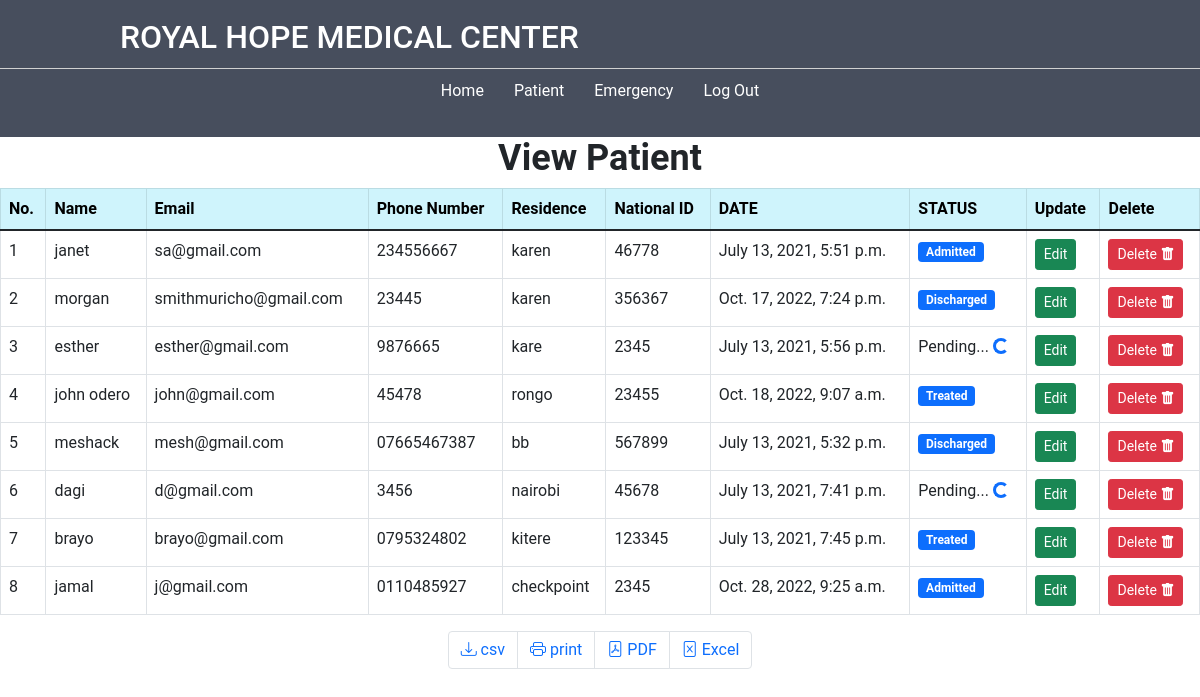
/View_patient, run on the app's committed database.
### hospital/models.py (models this page shows, shortened)
class Patient(models.Model):
    first_name = models.CharField(max_length=30)
    email = models.CharField(max_length=50)
    phone_number = models.CharField(max_length=20)
    residence = models.CharField(max_length=50)
    national_id = models.PositiveIntegerField()
    date = models.DateTimeField(auto_now_add=True)
    symptoms= models.CharField(max_length=100, default='')
    disease= models.CharField(max_length=30, default='')
    status = models.CharField(max_length=30, default='')

### hospital/views.py (the view)
# urls.py: path('View_patient', views.View_patient, name = 'View_patient'),
def View_patient(request):
    mydata = Patient.objects.all().values()
    context = {'mymembers': mydata}
    return render(request, 'hospital/View_patient.html', context)

### hospital/templates/hospital/View_patient.html (shortened to what this page needs)
{% load static %}
<!DOCTYPE html>
<html>
	<link rel="stylesheet" href="{% static 'bootstrap.min.css' %}">
	<link rel="stylesheet" href="{% static 'bootstrap-icons.css' %}">
	<link rel="stylesheet" href="{% static 'hello.css' %}">
	<head>
	</head>
	<body>
	<nav class="navbar">
		<div class="heading">
			<h2>ROYAL HOPE MEDICAL CENTER</h2>
	</div>
		<ul class="links-container">
			<li class="link-item"><a href="{%url 'hello'%}">Home</a></li>
			<div class="dropdown">
				<button class="dropbtn">Patient</button>
			  </div>
			<li class="link-item"><a href="{%url 'Emergency'%}">Emergency</a></li>
			<li class="link-item"><a href="{%url 'Receptionist'%}">Log Out</a></li>
		</ul>
	</nav>
	<h1 style="text-align: center;">View Patient</h1>
</body>
</html>
	<table class="table table-condensed table-bordered">
		<thead>
			<tr class="table-info">
                <th>No.</th>
				<th>Name</th>
				<th>Email</th>
				<th>Phone Number</th>
				<th>Residence</th>
				<th>National ID</th>
				<th>DATE</th>
				<th>STATUS</th>
				<th>Update</th>
				<th>Delete</th>
			</tr>
			</thead>
			{% for x in mymembers %}
				<tr>
					<td>{{forloop.counter}}</td>
                   <td>{{ x.first_name}}</td>
				   <td>{{ x.email}}</td>
				   <td>{{ x.phone_number}}</td>
				   <td>{{ x.residence}}</td>
				   <td>{{ x.national_id}}</td>
				   <td>{{ x.date}}</td>
				   <td>{% if x.status == "" %}Pending... <span class="spinner-border spinner-border-sm text-primary" role="status" aria-hidden="true"></span>{% else %}<span class="badge bg-primary">{{ x.status }}</span>{% endif %}</td>
				   <td><a href="{% url 'edit_patient' x.id %}" class="btn btn-success btn-sm">Edit</a></td>
				   <td><a href="{% url 'delete_patient' x.id %}" class="btn btn-danger btn-sm">Delete <i class="bi bi-trash-fill"></i></a></td>
				</tr>
		    {%endfor%}
			</table>
			<nav aria-label="Page navigation example">
				<ul class="pagination justify-content-center export-pagination">
					<li class="page-item">
						<a class="page-link" href="#"><span class="bi bi-download"></span> csv</a>
					</li>
					<li class="page-item">
						<a class="page-link" href="#"><span class="bi bi-printer"></span>  print</a>
					</li>
					<li class="page-item">
						<a class="page-link" href="#"><span class="bi bi-file-pdf"></span> PDF</a>
					</li>
					<li class="page-item">
						<a class="page-link" href="#"><span class="bi bi-file-excel"></span> Excel</a>
					</li>
				</ul>
			</nav
	</body>
</html>

### static/css/hello.css (style rules this page uses)
.navbar { position: sticky; top: 0; left: 0; width: 100%; background: #474e5d; z-index: 9; }
* { margin: 0; padding: 0; box-sizing: border-box; font-family: 'roboto', sans-serif; }
.heading { color: white; text-align: left; font-family: Verdana, Geneva, Tahoma, sans-serif; padding: 10px 10vw; display: flex; justify-content: space-between; height: 60px; }
.links-container { width: 100%; display: flex; padding: 10px 10vw; justify-content: center; list-style: none; border-top: 1px solid #d1d1d1; }
.link-item a { text-transform: capitalize; padding: 0 10px; margin: 0 5px; text-decoration: none; color: white; }
.dropbtn { background-color: #474e5d; color: white; font-size: 16px; border: none; padding: 0 10px; margin: 0 5px; }
.dropdown { position: relative; display: inline-block; }
h1 { font-size: 36px; font-weight: 600; }

### data on the page
Patient: first_name "janet", email "sa@gmail.com", phone_number "234556667", residence "karen", national_id "46778", date "July 13, 2021, 5:51 p.m.", status "Admitted"
Patient: first_name "morgan", email "smithmuricho@gmail.com", phone_number "23445", residence "karen", national_id "356367", date "Oct. 17, 2022, 7:24 p.m.", status "Discharged"
Patient: first_name "esther", email "esther@gmail.com", phone_number "9876665", residence "kare", national_id "2345", date "July 13, 2021, 5:56 p.m.", status "Pending..."
Patient: first_name "john odero", email "john@gmail.com", phone_number "45478", residence "rongo", national_id "23455", date "Oct. 18, 2022, 9:07 a.m.", status "Treated"
Patient: first_name "meshack", email "mesh@gmail.com", phone_number "07665467387", residence "bb", national_id "567899", date "July 13, 2021, 5:32 p.m.", status "Discharged"
Patient: first_name "dagi", email "d@gmail.com", phone_number "3456", residence "nairobi", national_id "45678", date "July 13, 2021, 7:41 p.m.", status "Pending..."
Patient: first_name "brayo", email "brayo@gmail.com", phone_number "0795324802", residence "kitere", national_id "123345", date "July 13, 2021, 7:45 p.m.", status "Treated"
Patient: first_name "jamal", email "j@gmail.com", phone_number "0110485927", residence "checkpoint", national_id "2345", date "Oct. 28, 2022, 9:25 a.m.", status "Admitted"
